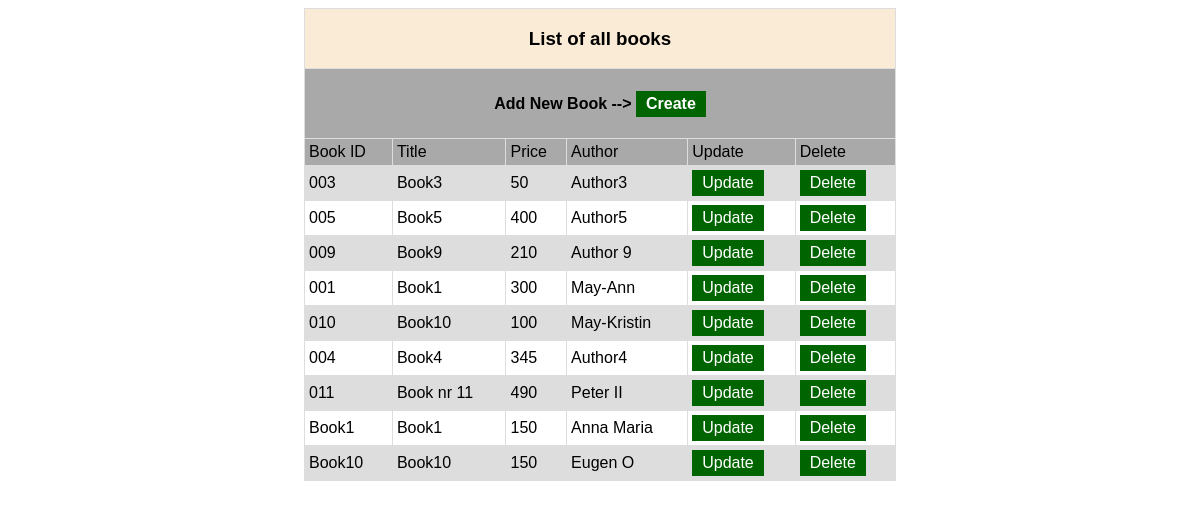
Page /booksWeb on the committed database.
### models.py (models this page shows, shortened)
class BookModel(db.Model):
    __tablename__ = 'books'
    id = db.Column(db.Integer, primary_key=True)
    book_id = db.Column(db.String(),unique = True)
    name = db.Column(db.String(80))
    price = db.Column(db.Integer())
    author = db.Column(db.String(80))

### Client-Server_API.py (the view)
@app.route('/')
@app.route('/booksWeb')
def RetrieveDataList():
    books = BookModel.query.all()
    return render_template('datalist.html',books = books)

### templates/datalist.html (shortened to what this page needs)
<!DOCTYPE html>
<html lang="en">
<head>
</head>
<body>
<table align="center">
    <thead ><tr><th bgcolor="#faebd7" colspan="6"><h3 align="center">List of all books</h3></th></tr></thead >
    <tr >
        <th bgcolor="#a9a9a9" colspan="6" ><h4 align="center"> Add New Book -->
        <a href='/booksWeb/create'>Create</a></h4></th>
    </tr>
    <tbody>
    <tr >
        <td bgcolor= #a9a9a9>Book ID </td>
        <td bgcolor= #a9a9a9>Title </td>
        <td bgcolor= #a9a9a9> Price </td>
        <td bgcolor= #a9a9a9> Author </td>
        <td bgcolor= #a9a9a9> Update </td>
        <td bgcolor= #a9a9a9> Delete </td>
    </tr>
    {% for book in books %}
        <tr>
            <td>{{book.book_id}}</td>
            <td>{{book.name}}</td>
            <td>{{book.price}}</td>
            <td>{{book.author}}</td>
            <td><a href='/booksWeb/{{book.book_id}}/update'>Update</a></td>
            <td><a href='/booksWeb/{{book.book_id}}/delete'>Delete</a></td>
        </tr>
    {% endfor %}
    </tbody>
</table>
</body>
</html>

### templates/datalist.html (style rules this page uses)
table { font-family: arial, sans-serif; border-collapse: collapse; width: 50%; }
td { border: 1px solid #dddddd; text-align: left; padding: 4px; }
th { border: 1px solid #dddddd; text-align: center; padding: 0px; spacing: 0px; }
tr:nth-child(even) { background-color: #dddddd; }
a:link, a:visited { background-color: darkgreen; color: white; padding: 4px 10px; text-align: center; text-decoration: none; display: inline-block; }

### rows in the picture
BookModel: book_id "003", name "Book3", price "50", author "Author3"
BookModel: book_id "005", name "Book5", price "400", author "Author5"
BookModel: book_id "009", name "Book9", price "210", author "Author 9"
BookModel: book_id "001", name "Book1", price "300", author "May-Ann"
BookModel: book_id "010", name "Book10", price "100", author "May-Kristin"
BookModel: book_id "004", name "Book4", price "345", author "Author4"
BookModel: book_id "011", name "Book nr 11", price "490", author "Peter II"
BookModel: book_id "Book1", name "Book1", price "150", author "Anna Maria"
BookModel: book_id "Book10", name "Book10", price "150", author "Eugen O"
